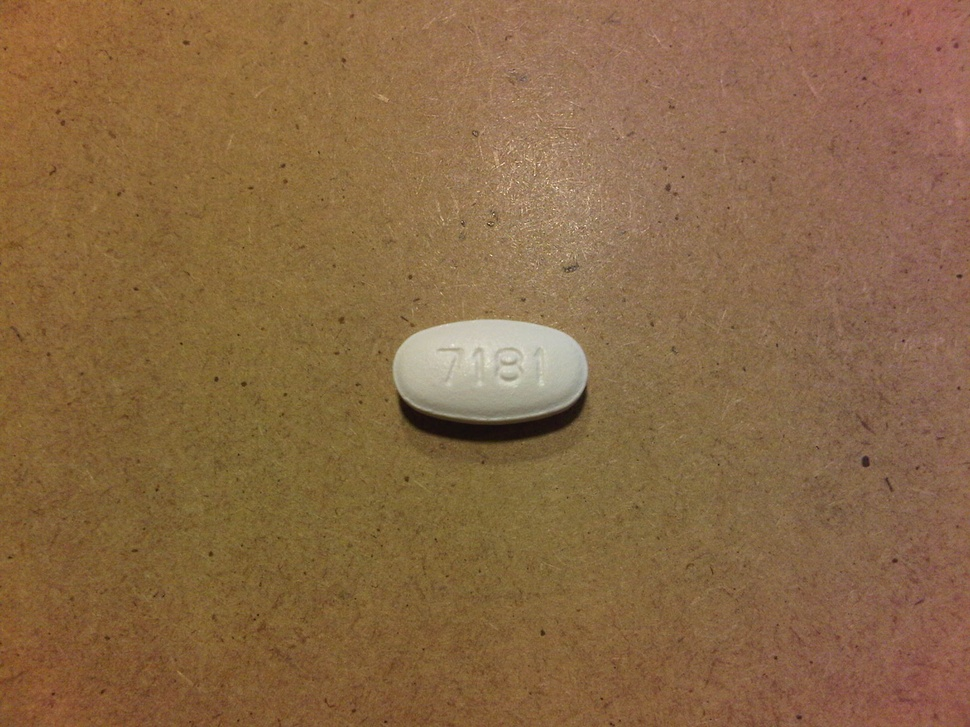
#> input picture paper/images/cust_weird_bg.jpg, 970 x 727 px, shrunk from 2048 x 1536 before the run
$ python -i watershed.py   (imports and definitions only)   (Python 2 division)
#> lines starting #> are read from the running program, lines starting #| are printed output that depends on the picture; after the words box and inside, x2 and y2 are one past the last pixel; in counts of white or black regions, pixels touching at a corner belong together
import numpy as np
import cv2
from matplotlib import pyplot as plt


""" watershed: performs the watershed algorithm on the given image.
      Code is taken from an OpenCV tutorial on the Watershed algorithm which
      can be found here: http://docs.opencv.org/3.2.0/d3/db4/tutorial_py_watershed.html
"""
#TODO: expand on the comment and cite this
def watershed(img, gray, ret, thresh):
    # noise removal
    kernel = np.ones((3,3),np.uint8)
    opening = cv2.morphologyEx(thresh,cv2.MORPH_OPEN,kernel, iterations = 2)
    # sure background area
    sure_bg = cv2.dilate(opening,kernel,iterations=3)
    # Finding sure foreground area
    dist_transform = cv2.distanceTransform(opening,cv2.DIST_L2,5)
    ret, sure_fg = cv2.threshold(dist_transform,0.7*dist_transform.max(),255,0)
    # Finding unknown region
    sure_fg = np.uint8(sure_fg)
    unknown = cv2.subtract(sure_bg,sure_fg)

    # Marker labelling
    ret, markers = cv2.connectedComponents(sure_fg)
    # Add one to all labels so that sure background is not 0, but 1
    markers = markers+1
    # Now, mark the region of unknown with zero
    markers[unknown==255] = 0

    markers = cv2.watershed(img,markers)
    img[markers == -1] = [255,0,0]

    # look at the region of the central pixel
    rows, cols = markers.shape
    center_group = markers[rows/2, cols/2]
    mask = np.zeros(markers.shape, dtype="uint8")
    mask[np.where(markers==center_group)] = 255
    #cv2.imwrite('watershed.jpg', mask)
    return mask


""" watershed_img: helper function to run watershed in either RGB or HSV space
    params:
      img - numpy array containing a 3-channel image assumed to be in RGB space
      hsv_space - boolean indicating if the image should be converted to HSV space
        if False, the image will remain in RGB space
    returns:
      a numpy array containing a binary mask / segmentation
"""
def watershed_seg(img, hsv_space=False):
    if hsv_space:
        gray = cv2.cvtColor(img,cv2.COLOR_BGR2HSV)
        #NOTE: maybe 0 - 255 should be 127 to 255?  also, changing the types of thresholds changes things
        ret, thresh = cv2.threshold(gray[:,:,0],0,255,cv2.THRESH_BINARY_INV+cv2.THRESH_OTSU)
    else:
        gray = cv2.cvtColor(img,cv2.COLOR_BGR2GRAY)
        ret, thresh = cv2.threshold(gray,0,255,cv2.THRESH_BINARY_INV+cv2.THRESH_OTSU)
    return watershed(img.copy(), gray, ret, thresh)

>>> import cv2
>>> picture = cv2.imread('../paper/images/cust_weird_bg.jpg')
#> picture is the input picture: shape (727, 970, 3); mean B, G, R 68.5, 103.9, 137
>>> result = watershed_seg(picture)
#> in watershed_seg, `ret, thresh = cv2.threshold(gray,0,255,cv2.THRESH_BINARY_INV+cv2.THRES..`:
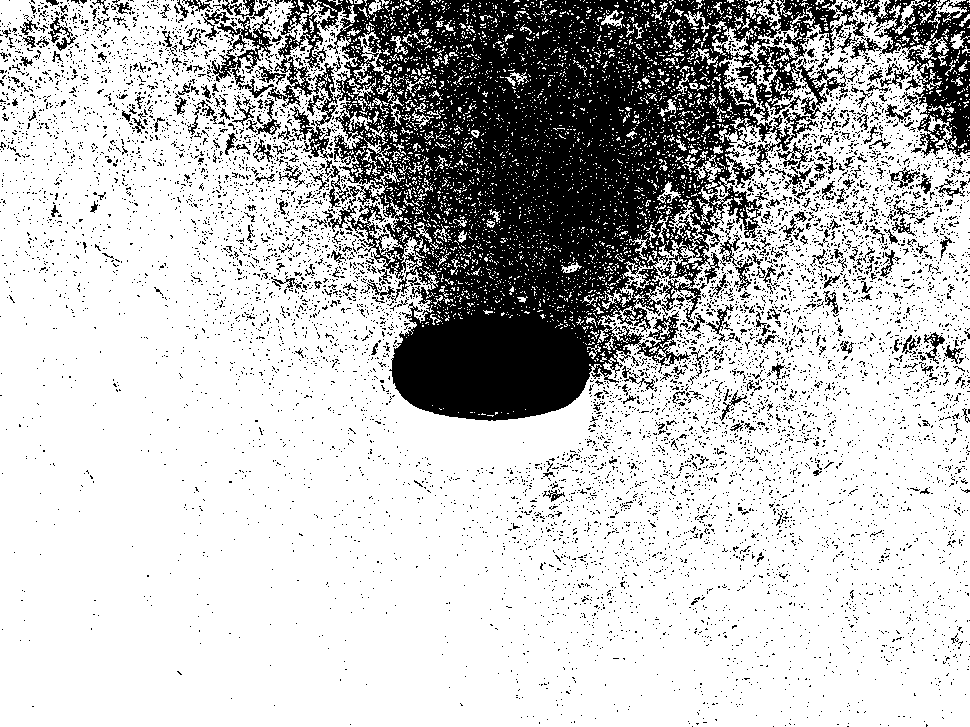
#> thresh: shape (727, 970); 75.7% white; 8150 black regions (7830 under 20 px), largest, box (x1, y1, x2, y2) and area: (267, 0, 867, 421) 123251, (860, 0, 970, 157) 6726, (211, 17, 274, 85) 1284
#> in watershed_seg, `ret, thresh = cv2.threshold(gray,0,255,cv2.THRESH_BINARY_INV+cv2.THRES..`: ret = 116
#> in watershed, `opening = cv2.morphologyEx(thresh,cv2.MORPH_OPEN,kernel, iterations = 2)`: opening: shape (727, 970); 60.5% white; 1981 black regions (1777 under 20 px), largest, box (x1, y1, x2, y2) and area: (117, 0, 970, 463) 248111, (0, 0, 139, 109) 5374, (879, 323, 970, 393) 2946
#> in watershed, `sure_bg = cv2.dilate(opening,kernel,iterations=3)`: sure_bg: shape (727, 970); 71.5% white; 134 black regions (81 under 20 px), largest, box (x1, y1, x2, y2) and area: (178, 0, 970, 418) 190466, (811, 198, 912, 297) 2443, (36, 0, 80, 46) 1076
#> in watershed, `ret, sure_fg = cv2.threshold(dist_transform,0.7*dist_transform.max(),2..`:
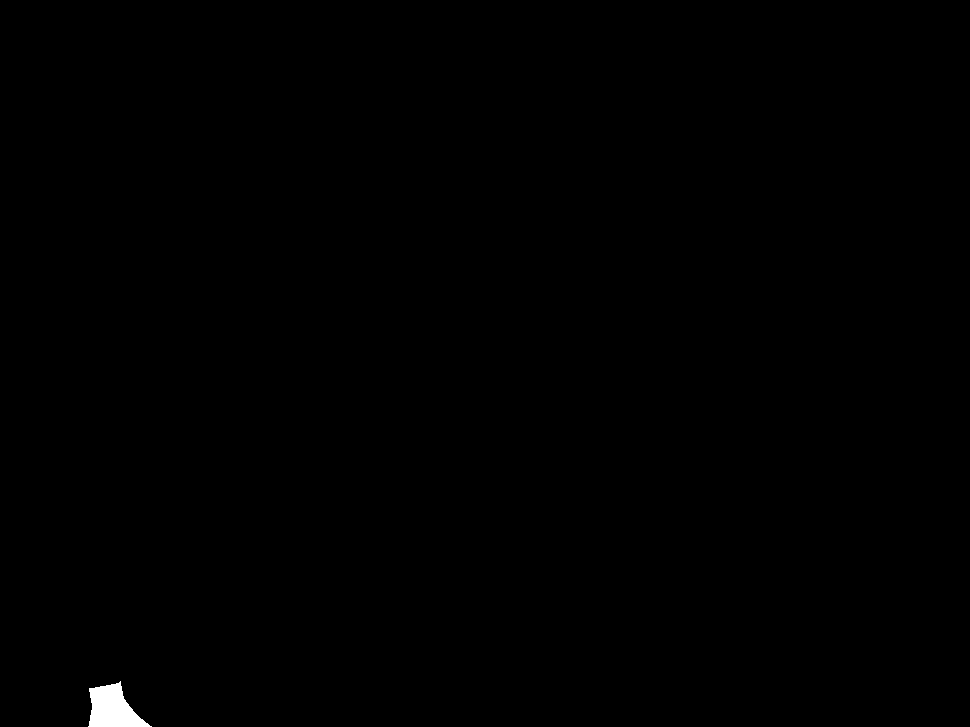
#> sure_fg: shape (727, 970) float32; 0.25% white; 1 white region, box (x1, y1, x2, y2) and area: (88, 681, 152, 727) 1738
#> in watershed, `ret, sure_fg = cv2.threshold(dist_transform,0.7*dist_transform.max(),2..`: ret = 58.76
#> in watershed, `unknown = cv2.subtract(sure_bg,sure_fg)`:
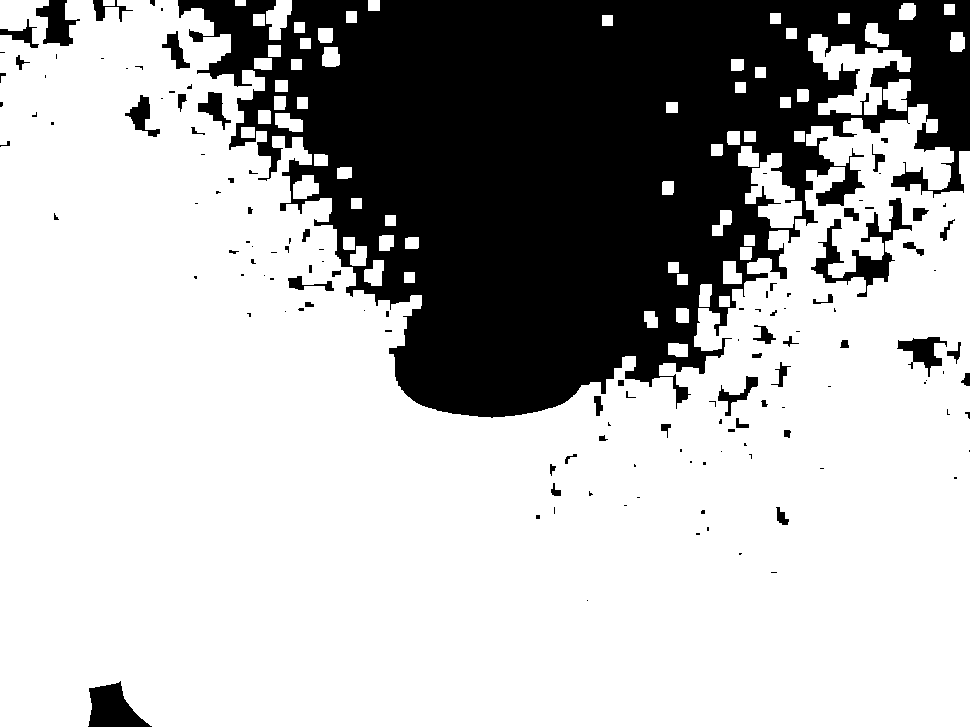
#> unknown: shape (727, 970); 71.2% white; 135 black regions (81 under 20 px), largest, box (x1, y1, x2, y2) and area: (178, 0, 970, 418) 190466, (811, 198, 912, 297) 2443, (88, 681, 152, 727) 1738
#> in watershed, `ret, markers = cv2.connectedComponents(sure_fg)`: ret = 2
#> in watershed, `markers[unknown==255] = 0`: markers: shape (727, 970) int32; 3 distinct labels, from 0 to 2
#> in watershed, `markers = cv2.watershed(img,markers)`:
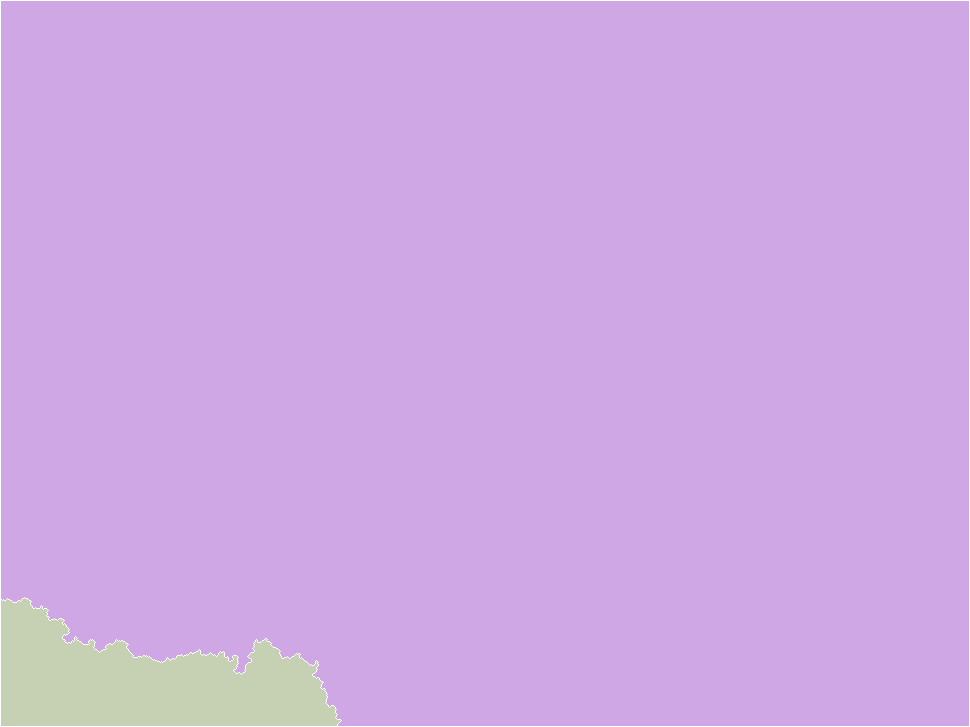
#> markers: shape (727, 970) int32; 3 distinct labels, from -1 to 2; one colour per label, 0 black, -1 white
#> in watershed, `img[markers == -1] = [255,0,0]`:
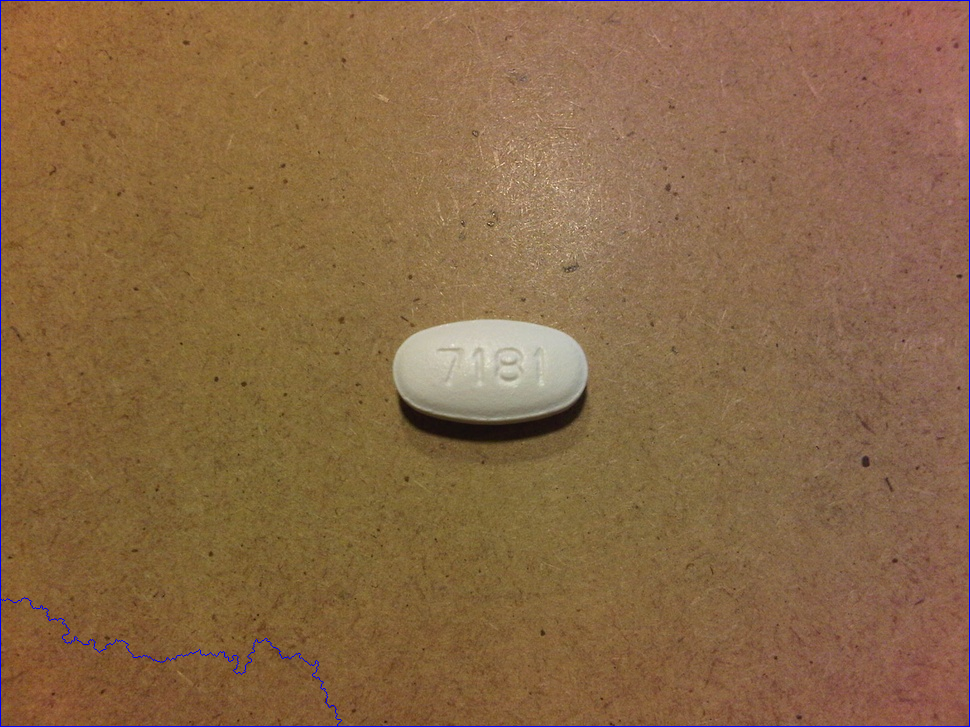
#> img: shape (727, 970, 3); 0.56% of pixels changed, all inside (x1, y1, x2, y2) = (0, 0, 970, 727)
#> in watershed, `center_group = markers[rows/2, cols/2]`: center_group = 1
#> in watershed_seg, `return watershed(img.copy(), gray, ret, thresh)`:
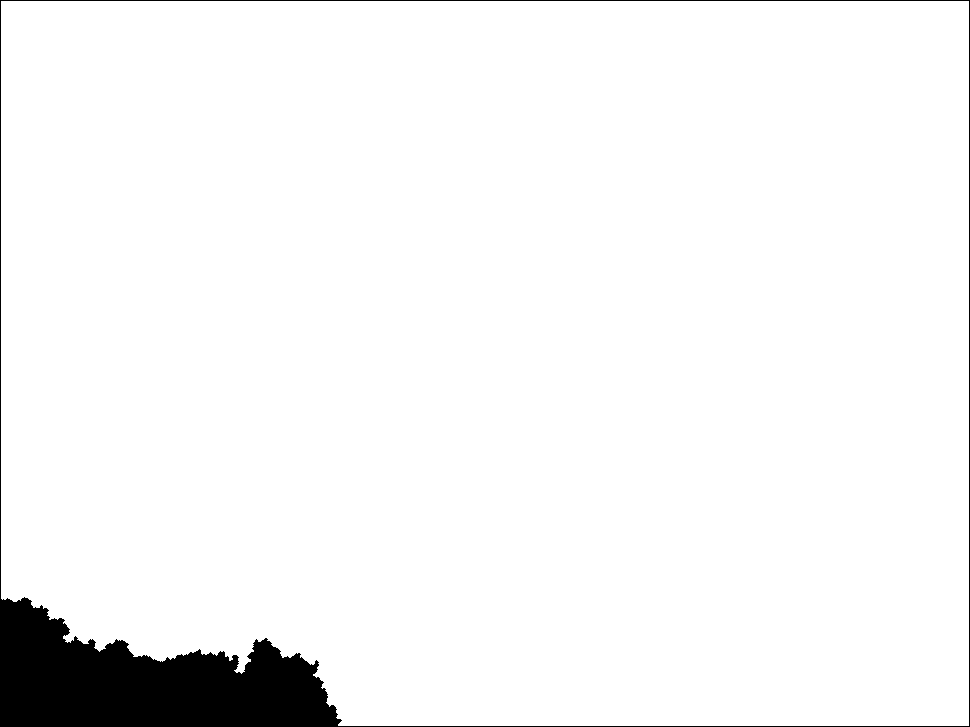
#> returned value: shape (727, 970); 95.7% white; 1 black region, box (x1, y1, x2, y2) and area: (0, 0, 970, 727) 30309
